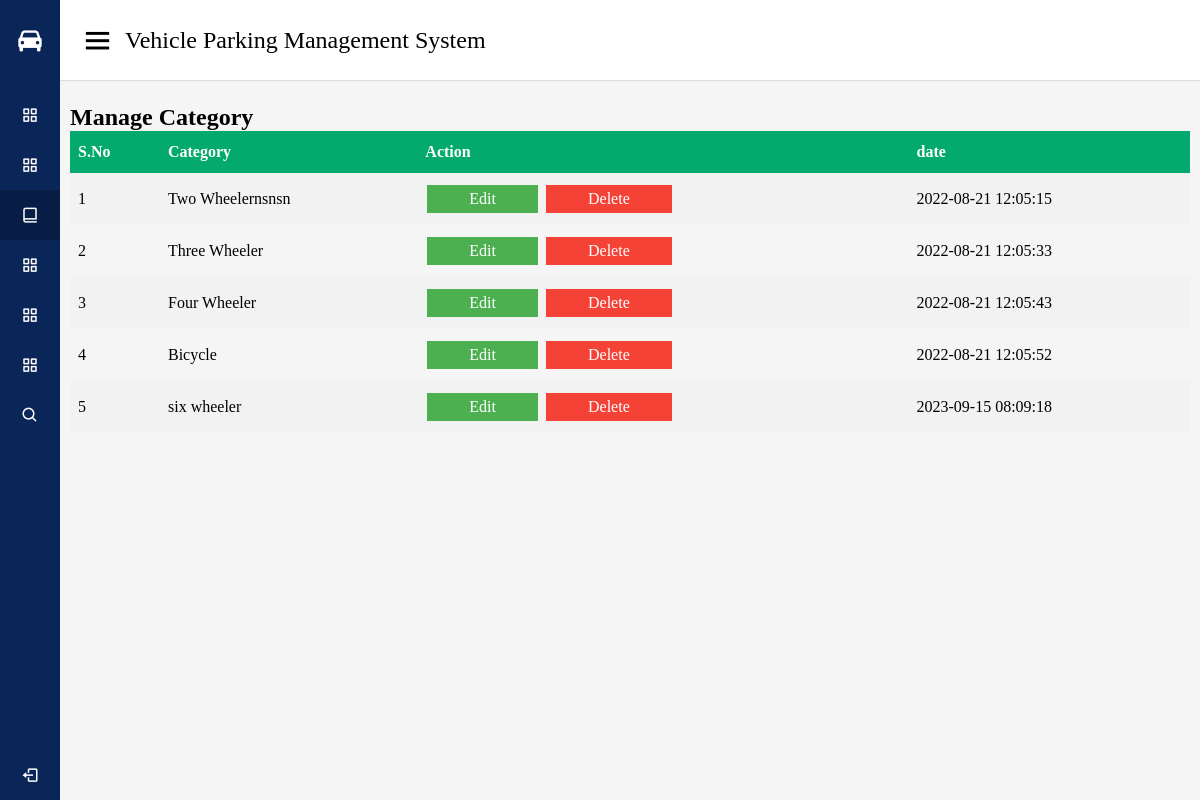
The app's page /admin/dashboard/manage-category.php with its own data.
### tables this page shows
CREATE TABLE `tblcategory` (
  `ID` int(10) NOT NULL,
  `VehicleCat` varchar(120) DEFAULT NULL,
  `CreationDate` timestamp NULL DEFAULT current_timestamp()
);

### admin/dashboard/manage-category.php (the view, shortened to what this page needs)
<?php
include('dbconnection.php');
  ?>
<!DOCTYPE html>
<html lang="en" dir="ltr">
  <head>
    <link rel="stylesheet" href="style1.css">
    <link href='https://unpkg.com/boxicons@2.1.2/css/boxicons.min.css' rel='stylesheet'>
   </head>
<body>
  <div class="sidebar">
    <div class="logo-details">
      <i class='bx bxs-car'></i>
      <span class="logo_name">VPMS</span>
    </div>
      <ul class="nav-links">
      <li>
          <a href="dashboard.php">
            <i class='bx bx-grid-alt' ></i>
            <span class="links_name">Dashboard</span>
          </a>
        </li>
	  <li>
          <a href="add-category.php ">
            <i class='bx bx-grid-alt' ></i>
            <span class="links_name">Add Category</span>
          </a>
        </li>
		<li>
          <a href="manage-category.php" class="active">
            <i class='bx bx-book-alt' ></i>
            <span class="links_name">Manage Categor</span>
          </a>
        </li>
        <li>
          <a href="add-vehicle.php">
            <i class='bx bx-grid-alt' ></i>
            <span class="links_name">Add Vehicle</span>
          </a>
        </li>
        <li>
          <a href="managein-vehicle.php">
            <i class='bx bx-grid-alt' ></i>
            <span class="links_name">Manage In Vehicle</span>
          </a>
        </li>
        <li>
          <a href="manageout-vehicle.php">
            <i class='bx bx-grid-alt' ></i>
            <span class="links_name">Manage Out Vehicle</span>
          </a>
        </li>
        <li>
          <a href="search-vehicle.php">
            <i class='bx bx-search' ></i>
            <span class="links_name">Search</span>
          </a>
        </li>
        <li class="log_out">
          <a href="../login.php">
            <i class='bx bx-log-out bx-fade-left-hover'></i>
            <span class="links_name">Log out</span>
          </a>
        </li>
      </ul>
  </div>
  <section class="home-section">
    <nav>
      <div class="sidebar-button">
        <i class='bx bx-menu sidebarBtn'></i>
        <span class="dashboard">Vehicle Parking Management System</span>
      </div>
    </nav>
    <div class="home-content">
<h1>Manage Category</h1>
<table id="customers">
  <tr>
    <th>S.No</th>
    <th>Category</th>
    <th>Action</th>
    <th>date</th>
  </tr>
   <?php
$ret=mysqli_query($con,"select *from  tblcategory");
$cnt=1;
while ($row=mysqli_fetch_array($ret)) {
?>
  <tr>
                  <td><?php echo $cnt;?></td>
                  <td><?php  echo $row['VehicleCat'];?></td>
                  <td><a href="editc.php?editid=<?php echo $row['ID'];?>" class="button">Edit</a>
<a href="manage-category.php?del=<?php echo $row['ID'];?>" class="button button2" onClick="return confirm('Are you sure you want to delete?')">Delete</a>
                  </td>
                  <td><?php  echo $row['CreationDate'];?></td>
                </tr>
                <?php
$cnt=$cnt+1;
}?>
</table>
 </div>
  </section>
</body>
</html>

### admin/dashboard/style1.css (style rules this page uses)
* { margin: 0; padding: 0; box-sizing: border-box; font-family: 'Poppins', sans-serif; }
.sidebar { position: fixed; height: 100%; width: 240px; background: #0A2558; transition: all 0.5s ease; }
.sidebar .logo-details { height: 80px; display: flex; align-items: center; }
.sidebar .logo-details i { font-size: 28px; font-weight: 500; color: #fff; min-width: 60px; text-align: center }
.sidebar .logo-details .logo_name { color: #fff; font-size: 24px; font-weight: 500; }
.sidebar .nav-links { margin-top: 10px; }
.sidebar .nav-links li { position: relative; list-style: none; height: 50px; }
.sidebar .nav-links li a { height: 100%; width: 100%; display: flex; align-items: center; text-decoration: none; transition: all 0.4s ease; }
.sidebar .nav-links li a.active { background: #081D45; }
.sidebar .nav-links li i { min-width: 60px; text-align: center; font-size: 18px; color: #fff; }
.sidebar .nav-links li a .links_name { color: #fff; font-size: 15px; font-weight: 400; white-space: nowrap; }
.sidebar .nav-links .log_out { position: absolute; bottom: 0; width: 100%; }
.home-section { position: relative; background: #f5f5f5; min-height: 100vh; width: calc(100% - 240px); left: 240px; transition: all 0.5s ease; }
.home-section nav { display: flex; justify-content: space-between; height: 80px; background: #fff; display: flex; align-items: center; position: fixed; width: calc(100% - 240px); left: 240px; z-index: 100; padding: 0 20px; box-shadow: 0 1px 1px rgba(0, 0, 0, 0.1); transition: all 0.5s ease; }
.home-section nav .sidebar-button { display: flex; align-items: center; font-size: 24px; font-weight: 500; }
nav .sidebar-button i { font-size: 35px; margin-right: 10px; }
.home-section .home-content { position: relative; padding-top: 104px; padding-left: 10px; padding-right: 10px }
@media (max-width: 1240px) { .sidebar { width: 60px; } }
@media (max-width: 1240px) { .home-section { width: calc(100% - 60px); left: 60px; } }
@media (max-width: 1240px) { .home-section nav { width: calc(100% - 60px); left: 60px; } }

### admin/dashboard/manage-category.php (style rules this page uses)
html * { font-family: Comic Sans MS, Comic Sans; }
#customers { font-family: Arial, Helvetica, sans-serif; border-collapse: collapse; width: 100%; }
#customers td, #customers th { border: 0px solid #ddd; padding: 8px; }
#customers tr:nth-child(even) { background-color: #f2f2f2; }
#customers th { padding-top: 12px; padding-bottom: 12px; text-align: left; background-color: #04AA6D; color: white; }
.button { background-color: #4CAF50; border: none; color: white; padding: 5px 42px; text-align: center; text-decoration: none; display: inline-block; font-size: 16px; margin: 4px 2px; cursor: pointer; }
.button2 { background-color: #f44336; }
a { text-decoration: none; }
a { background-color: transparent; }

### records on screen
tblcategory: VehicleCat "Two Wheelernsnsn", CreationDate "2022-08-21 12:05:15"
tblcategory: VehicleCat "Three Wheeler", CreationDate "2022-08-21 12:05:33"
tblcategory: VehicleCat "Four Wheeler", CreationDate "2022-08-21 12:05:43"
tblcategory: VehicleCat "Bicycle", CreationDate "2022-08-21 12:05:52"
tblcategory: VehicleCat "six wheeler", CreationDate "2023-09-15 08:09:18"
